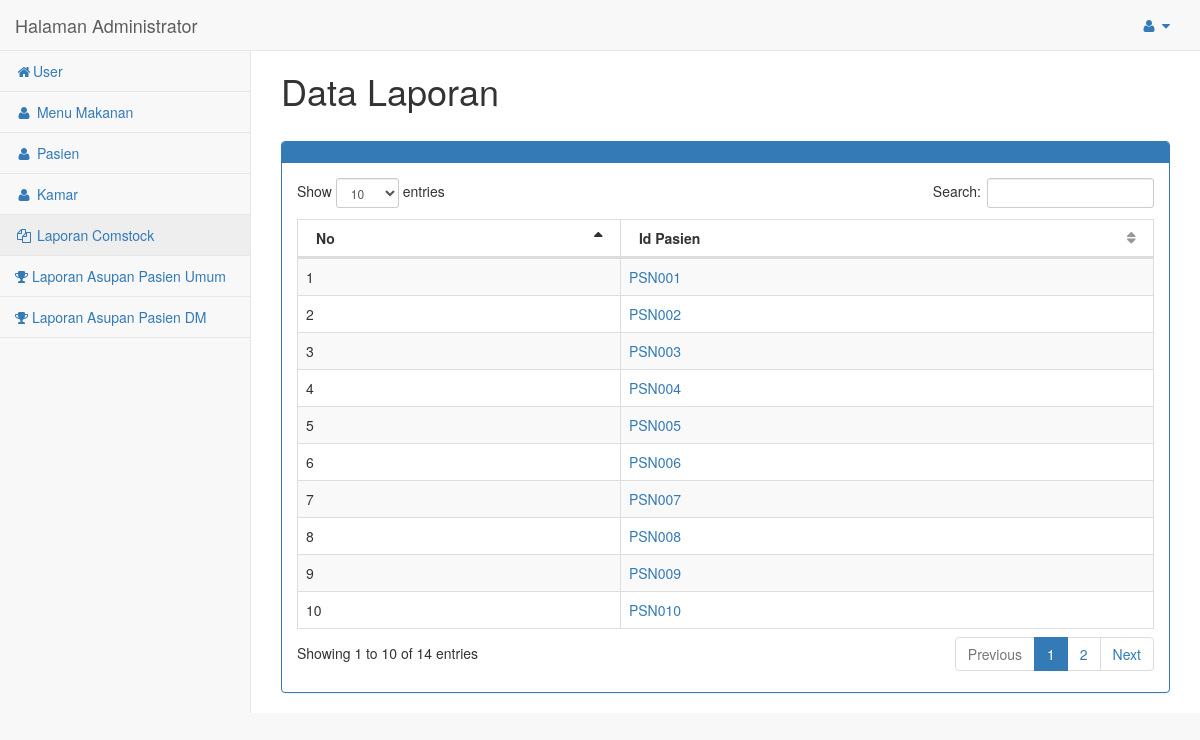
Page /admin/laporan/index.php (signed in) on the committed database.
### tables this page shows
CREATE TABLE `pasien` (
  `id_pasien` varchar(8) NOT NULL,
  `nama_pasien` varchar(20) NOT NULL,
  `gender` varchar(3) NOT NULL,
  `tanggal_lahir` date NOT NULL,
  `alamat` varchar(30) NOT NULL,
  `tanggal_masuk` date NOT NULL,
  `umur` varchar(5) NOT NULL,
  `kategori` varchar(12) NOT NULL,
  `berat_badan` varchar(5) NOT NULL,
  `tinggi_badan` varchar(5) NOT NULL,
  `kamar` varchar(10) NOT NULL,
  `BEE` varchar(9) NOT NULL,
  `brr` double NOT NULL
);

### admin/laporan/functions.php (called while the page is built, shortened)
<?php
include '../koneksi.php';
function tampil($query){
	global $conn;
	$i=mysqli_query($conn,$query);
	$rows=[];
	while ( $row=mysqli_fetch_assoc($i)) {
		$rows[]=$row;
	}
	return $rows;
}
?>

### admin/laporan/index.php (the view, shortened to what this page needs)
<?php
require 'functions.php';
$laporan=tampil("SELECT * FROM pasien");
?>
<!DOCTYPE html>
<html>
<head>
    <link href="../vendor/bootstrap/css/bootstrap.min.css" rel="stylesheet">
    <link href="../vendor/metisMenu/metisMenu.min.css" rel="stylesheet">
    <link href="../vendor/datatables-plugins/dataTables.bootstrap.css" rel="stylesheet">
    <link href="../vendor/datatables-responsive/dataTables.responsive.css" rel="stylesheet">
    <link href="../dist/css/sb-admin-2.css" rel="stylesheet">
    <link href="../vendor/font-awesome/css/font-awesome.min.css" rel="stylesheet" type="text/css">
</head>
<body>
	<?php
	include 'menu.php';
	 ?>
	<div id="page-wrapper">
            <div class="row">
                <div class="col-lg-12">
                	<h1>Data Laporan</h1>
                	<br>
                    <div class="panel panel-primary">
                        <div class="panel-heading">
                        </div>
						<div class="panel-body">
							<table width="100%" class="table table-striped table-bordered table-hover" id="dataTables-example">
								<thead>
								<tr>
									<th>No</th>
									<th>Id Pasien</th>
								</tr>
								</thead>
								<tbody>
								<?php
								$no=0;
								foreach ($laporan as $g) {
								$no++;
								?>
								<tr>
									<td><?php echo $no; ?></td>
									<td><a href="detail_laporan.php?id_pasien=<?php echo $g["id_pasien"]; ?>"><?php echo $g["id_pasien"]; ?></a></td>
								</tr>
								<?php } ?>
								</tbody>
							</table>
						</div>
			 			</div>
					</div>
				</div>
			</div>
</body>
</html>

### rows in the picture
pasien: id_pasien "PSN001"
pasien: id_pasien "PSN002"
pasien: id_pasien "PSN003"
pasien: id_pasien "PSN004"
pasien: id_pasien "PSN005"
pasien: id_pasien "PSN006"
pasien: id_pasien "PSN007"
pasien: id_pasien "PSN008"
pasien: id_pasien "PSN009"
pasien: id_pasien "PSN010"
